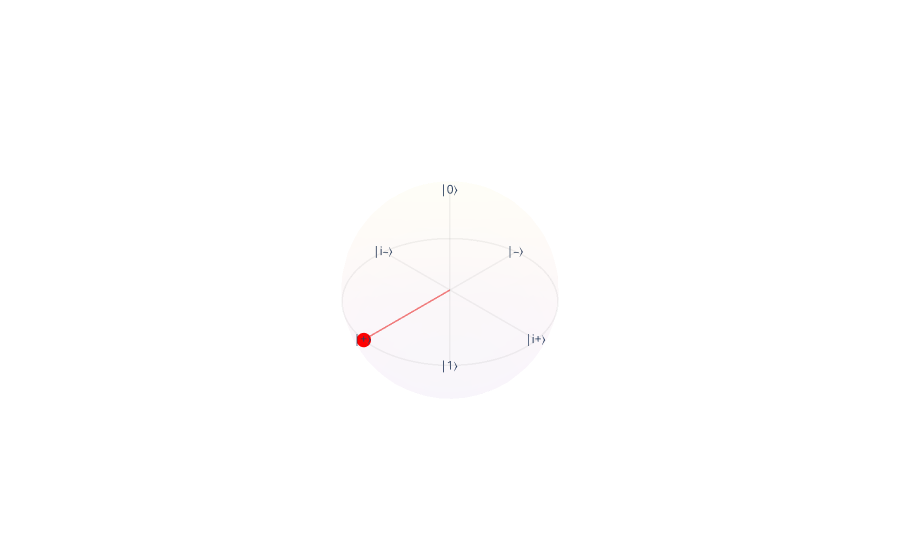

Notebook source saved alongside this figure:
### Code cell
psi = H @ ket0
print("H|0⟩ =\n", psi)
bloch_sphere(psi)

### Figure 1 — Plotly figure (JSON) as saved in the notebook; plotly's stock layout.template omitted (floating-point values rounded to 4 significant figures; data arrays with more than 128 entries replaced by an {"elided": "..."} marker saying what was removed)
{"data": [{"name": "Bloch Sphere", "opacity": 0.02, "showscale": false, "type": "surface", "x": {"elided": "40x20 float values"}, "y": {"elided": "40x20 float values"}, "z": {"elided": "40x20 float values"}}, {"marker": {"color": "red", "size": 5}, "mode": "markers", "name": "qubit", "type": "scatter3d", "x": [1.0], "y": [0], "z": [0]}, {"line": {"color": "red", "width": 3}, "mode": "lines", "name": "qubit line", "opacity": 0.5, "type": "scatter3d", "x": [0, 1.0], "y": [0, 0], "z": [0, 0]}, {"line": {"color": "gray", "width": 3}, "mode": "lines", "name": "Equator", "opacity": 0.1, "type": "scatter3d", "x": [1, 0.998, 0.992, 0.9819, 0.9679, 0.9501, 0.9284, 0.9029, 0.8738, 0.8413, 0.8053, 0.766, 0.7237, 0.6785, 0.6306, 0.5801, 0.5272, 0.4723, 0.4154, 0.3569, 0.2969, 0.2358, 0.1736, 0.1108, 0.04758, -0.01587, -0.07925, -0.1423, -0.2048, -0.2665, -0.3271, -0.3863, -0.4441, -0.5, -0.5539, -0.6056, -0.6549, -0.7015, -0.7453, -0.7861, -0.8237, -0.858, -0.8888, -0.9161, -0.9397, -0.9595, -0.9754, -0.9874, -0.9955, -0.9995, -0.9995, -0.9955, -0.9874, -0.9754, -0.9595, -0.9397, -0.9161, -0.8888, -0.858, -0.8237, -0.7861, -0.7453, -0.7015, -0.6549, -0.6056, -0.5539, -0.5, -0.4441, -0.3863, -0.3271, -0.2665, -0.2048, -0.1423, -0.07925, -0.01587, 0.04758, 0.1108, 0.1736, 0.2358, 0.2969, 0.3569, 0.4154, 0.4723, 0.5272, 0.5801, 0.6306, 0.6785, 0.7237, 0.766, 0.8053, 0.8413, 0.8738, 0.9029, 0.9284, 0.9501, 0.9679, 0.9819, 0.992, 0.998, 1], "y": [0, 0.06342, 0.1266, 0.1893, 0.2511, 0.312, 0.3717, 0.4298, 0.4862, 0.5406, 0.5929, 0.6428, 0.6901, 0.7346, 0.7761, 0.8146, 0.8497, 0.8815, 0.9096, 0.9341, 0.9549, 0.9718, 0.9848, 0.9938, 0.9989, 0.9999, 0.9969, 0.9898, 0.9788, 0.9638, 0.945, 0.9224, 0.896, 0.866, 0.8326, 0.7958, 0.7557, 0.7127, 0.6668, 0.6182, 0.5671, 0.5137, 0.4582, 0.4009, 0.342, 0.2817, 0.2203, 0.158, 0.09506, 0.03173, -0.03173, -0.09506, -0.158, -0.2203, -0.2817, -0.342, -0.4009, -0.4582, -0.5137, -0.5671, -0.6182, -0.6668, -0.7127, -0.7557, -0.7958, -0.8326, -0.866, -0.896, -0.9224, -0.945, -0.9638, -0.9788, -0.9898, -0.9969, -0.9999, -0.9989, -0.9938, -0.9848, -0.9718, -0.9549, -0.9341, -0.9096, -0.8815, -0.8497, -0.8146, -0.7761, -0.7346, -0.6901, -0.6428, -0.5929, -0.5406, -0.4862, -0.4298, -0.3717, -0.312, -0.2511, -0.1893, -0.1266, -0.06342, -2.449e-16], "z": [0, 0, 0, 0, 0, 0, 0, 0, 0, 0, 0, 0, 0, 0, 0, 0, 0, 0, 0, 0, 0, 0, 0, 0, 0, 0, 0, 0, 0, 0, 0, 0, 0, 0, 0, 0, 0, 0, 0, 0, 0, 0, 0, 0, 0, 0, 0, 0, 0, 0, 0, 0, 0, 0, 0, 0, 0, 0, 0, 0, 0, 0, 0, 0, 0, 0, 0, 0, 0, 0, 0, 0, 0, 0, 0, 0, 0, 0, 0, 0, 0, 0, 0, 0, 0, 0, 0, 0, 0, 0, 0, 0, 0, 0, 0, 0, 0, 0, 0, 0]}, {"line": {"color": "gray", "width": 3}, "mode": "lines", "name": "x line", "opacity": 0.1, "type": "scatter3d", "x": [1, -1], "y": [0, 0], "z": [0, 0]}, {"line": {"color": "gray", "width": 3}, "mode": "lines", "name": "y line", "opacity": 0.1, "type": "scatter3d", "x": [0, 0], "y": [1, -1], "z": [0, 0]}, {"line": {"color": "gray", "width": 3}, "mode": "lines", "name": "z line", "opacity": 0.1, "type": "scatter3d", "x": [0, 0], "y": [0, 0], "z": [1, -1]}, {"mode": "text", "name": "|0⟩", "text": ["|0⟩"], "textposition": "middle center", "type": "scatter3d", "x": [0], "y": [0], "z": [1]}, {"mode": "text", "name": "|1⟩", "text": ["|1⟩"], "textposition": "middle center", "type": "scatter3d", "x": [0], "y": [0], "z": [-1]}, {"mode": "text", "name": "|+⟩", "text": ["|+⟩"], "textposition": "middle center", "type": "scatter3d", "x": [1], "y": [0], "z": [0]}, {"mode": "text", "name": "|‒⟩", "text": ["|‒⟩"], "textposition": "middle center", "type": "scatter3d", "x": [-1], "y": [0], "z": [0]}, {"mode": "text", "name": "|i+⟩", "text": ["|i+⟩"], "textposition": "middle center", "type": "scatter3d", "x": [0], "y": [1], "z": [0]}, {"mode": "text", "name": "|i‒⟩", "text": ["|i‒⟩"], "textposition": "middle center", "type": "scatter3d", "x": [0], "y": [-1], "z": [0]}], "layout": {"scene": {"aspectmode": "cube", "xaxis": {"range": [-1, 1], "showbackground": false, "showgrid": false, "visible": false}, "yaxis": {"range": [-1, 1], "showbackground": false, "showgrid": false, "visible": false}, "zaxis": {"range": [-1, 1], "showbackground": false, "showgrid": false, "visible": false}}, "showlegend": false}}
